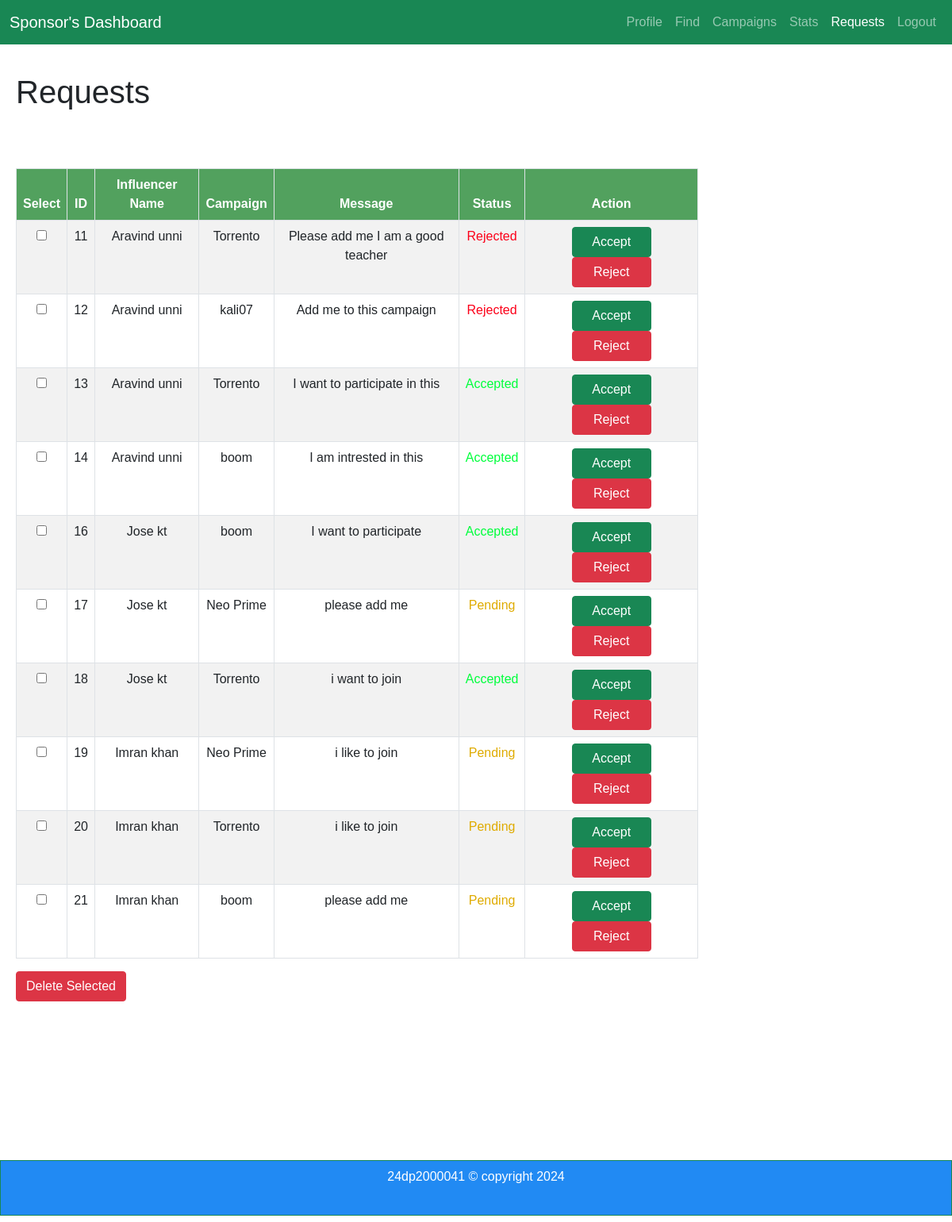
Page /request_s (signed in) on the committed database.
### app.py (models this page shows, shortened)
class AdRequest(db.Model):
    id = db.Column(db.Integer, primary_key=True)
    campaign_id = db.Column(db.Integer, db.ForeignKey('campaign.id'))
    influencer_id = db.Column(db.Integer, db.ForeignKey('user.id'))
    message = db.Column(db.String(500))  # Ensure this matches your schema
    status = db.Column(db.String(64), default='Pending')  # Added default status
    campaign = db.relationship('Campaign', backref='ad_requests')
    influencer = db.relationship('User', backref='ad_requests')

class User(db.Model, UserMixin):
    id = db.Column(db.Integer, primary_key=True)
    fname = db.Column(db.String(50), nullable=False)
    lname = db.Column(db.String(50), nullable=False)
    email = db.Column(db.String(100), unique=True, nullable=False)
    password = db.Column(db.String(200), nullable=False)
    category = db.Column(db.String(50), nullable=False)
    role = db.Column(db.String(50), nullable=False)
    info = db.Column(db.Text, nullable=True)
    profile_pic = db.Column(db.String(100), default='default.jpeg')
    rating = db.Column(db.Integer)
    earnings = db.Column(db.Float)
    @property
    def is_active(self):
        return True

class Campaign(db.Model):
    id = db.Column(db.Integer, primary_key=True, autoincrement=True)
    name = db.Column(db.String(64), index=True)
    description = db.Column(db.String(256))
    start_date = db.Column(db.Date)
    end_date = db.Column(db.Date)
    budget = db.Column(db.Float)
    visibility = db.Column(db.String(64))
    goals = db.Column(db.String(256))
    sponsor_id = db.Column(db.Integer, db.ForeignKey('user.id'))

### app.py (the view)
@app.route('/request_s')
@login_required
def request_s():
    requests = AdRequest.query.all()
    return render_template('request_s.html', requests=requests)

### app.py (called while the page is built)
@login_manager.user_loader
def load_user(user_id):
    return User.query.get(int(user_id))

### templates/request_s.html (shortened to what this page needs)
<!DOCTYPE html>
<html lang="en">
<head>
    <link href="https://cdn.jsdelivr.net/npm/bootstrap@5.0.2/dist/css/bootstrap.min.css" rel="stylesheet">
</head>
<body>
    <nav class="navbar navbar-expand-sm bg-success navbar-dark fixed-top">
        <div class="container-fluid">
            <a class="navbar-brand" href="#">Sponsor's Dashboard</a>
            <div class="collapse navbar-collapse justify-content-end" id="navbarNavDropdown">
                <ul class="navbar-nav">
                    <li class="nav-item">
                        <a class="nav-link" href="/sponsor_dashboard">Profile</a>
                    </li>
                    <li class="nav-item">
                        <a class="nav-link" href="/find_sponsor">Find</a>
                    </li>
                    <li class="nav-item">
                        <a class="nav-link" href="/campaigns">Campaigns</a>
                    </li>
                    <li class="nav-item">
                        <a class="nav-link" href="/stats_sponsor">Stats</a>
                    </li>
                    <li class="nav-item">
                        <a class="nav-link active" href="/request_s">Requests</a>
                    </li>
                    <li class="nav-item">
                        <a class="nav-link" href="/logout">Logout</a>
                    </li>
                </ul>
            </div>
        </div>
    </nav>
<br>
<br>
<br>
    <div class="container-fluid">
<div class="row">
         <div class="col-md-9 content">
                <h1 class="mb-4">Requests</h1>
                <br>
                <br>
                <form method="POST" action="{{ url_for('delete_requests') }}">
                    <div class="table-responsive">
                        <table class="table table-striped table-bordered">
                            <thead>
                                <tr>
                                    <th>Select</th>
                                    <th>ID</th>
                                    <th>Influencer Name</th>
                                    <th>Campaign</th>
                                    <th>Message</th>
                                    <th>Status</th>
                                    <th>Action</th>
                                </tr>
                            </thead>
                            <tbody>
                                {% for request in requests %}
                                <tr>
                                    <td><input type="checkbox" name="request_ids" value="{{ request.id }}"></td>
                                    <td>{{ request.id }}</td>
                                    <td>{{ request.influencer.fname }} {{ request.influencer.lname }}</td>
                                    <td>{{ request.campaign.name }}</td>
                                    <td>{{ request.message }}</td>
                                    <td class="{% if request.status == 'Pending' %}
                                    status-pending
                                    {% elif request.status == 'Accepted' %}
                                    status-accepted
                                    {% elif request.status == 'Rejected' %}
                                    status-rejected
                                    {% endif %}">
                                        {{ request.status }}
                                    </td>
                                    <td>
                                        <form method="POST" action="{{ url_for('update_request_status', request_id=request.id, status='Accepted') }}" style="display:inline;">
                                            <button type="submit" class="btn btn-success btn-action btn-accept">Accept</button>
                                        </form>
                                        <form method="POST" action="{{ url_for('update_request_status', request_id=request.id, status='Rejected') }}" style="display:inline;">
                                            <button type="submit" class="btn btn-danger btn-action btn-reject">Reject</button>
                                        </form>
                                    </td>
                                </tr>
                                {% endfor %}
                        </tbody>
                        </table>
                    </div>
                    <button type="submit" class="btn btn-danger">Delete Selected</button>
                </form>
            </div>
        </div>
    </div>
    <div id="footer">
        <div class="border border-success p-2 mb-2" id="kaal">
                      24dp2000041 © copyright 2024
        </div>
</body>
</html>

### templates/request_s.html (style rules this page uses)
body { font-family: Arial, sans-serif; }
.navbar { margin-bottom: 0; }
.content { padding: 20px; }
.table th, .table td { text-align: center; }
.table thead th { background-color: #2f8e3dd3; color: white; }
.btn-action { margin-right: 5px; }
.status-pending { color: #dfab00; background-color: #fff3cd; }
.status-accepted { color: #00ff3c; background-color: #d4edda; }
.status-rejected { color: #fc0019; background-color: #f8d7da; }
.btn-accept, .btn-reject { display: inline-block; width: 100px; margin: 0 5px; }
#kaal { background-color: rgb(33, 138, 243); color: rgb(255, 255, 255); text-align: center; padding: 0px; margin-top: 180px; height: 70px; }

### rows in the picture
AdRequest: id "11", influencer.fname "Aravind", influencer.lname "unni", campaign.name "Torrento", message "Please add me I am a good teacher", status "Rejected"
AdRequest: id "12", influencer.fname "Aravind", influencer.lname "unni", campaign.name "kali07", message "Add me to this campaign", status "Rejected"
AdRequest: id "13", influencer.fname "Aravind", influencer.lname "unni", campaign.name "Torrento", message "I want to participate in this", status "Accepted"
AdRequest: id "14", influencer.fname "Aravind", influencer.lname "unni", campaign.name "boom", message "I am intrested in this", status "Accepted"
AdRequest: id "16", influencer.fname "Jose", influencer.lname "kt", campaign.name "boom", message "I want to participate", status "Accepted"
AdRequest: id "17", influencer.fname "Jose", influencer.lname "kt", campaign.name "Neo Prime", message "please add me", status "Pending"
AdRequest: id "18", influencer.fname "Jose", influencer.lname "kt", campaign.name "Torrento", message "i want to join", status "Accepted"
AdRequest: id "19", influencer.fname "Imran", influencer.lname "khan", campaign.name "Neo Prime", message "i like to join", status "Pending"
AdRequest: id "20", influencer.fname "Imran", influencer.lname "khan", campaign.name "Torrento", message "i like to join", status "Pending"
AdRequest: id "21", influencer.fname "Imran", influencer.lname "khan", campaign.name "boom", message "please add me", status "Pending"
